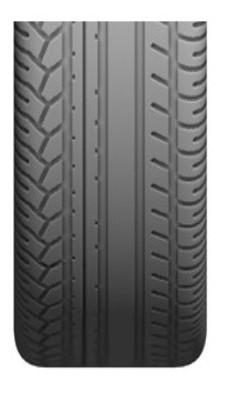
%> input picture Imagenes/2.jpg, 230 x 400 px
$ octave program.m   (GNU Octave 9; MATLAB toolbox functions it lacks are replaced by stand-ins)
%> lines starting %> are read from the running program, lines starting %| are printed output that depends on the picture; in (x1, y1, x2, y2) boxes, pixels count from 0 and x2, y2 are one past the last pixel; in counts of white or black regions, pixels touching at a corner belong together; the program's own positions count from 1
% Cargar la imagen del neumático
neumatico = imread('Imagenes\2.jpg');
%> neumatico is the input picture: size 400x230x3 uint8; min 16, max 255, mean 138.3

% Convertir la imagen en escala de grises
neumatico_gris = rgb2gray(neumatico);

% Aplicar un filtro de mediana para suavizar la imagen y reducir el ruido
neumatico_filtrado = medfilt2(neumatico_gris, [3 3]);

% Aplicar un umbral para segmentar la imagen en áreas de neumático y áreas de fondo
umbral = graythresh(neumatico_filtrado);
%> umbral = 0.678
neumatico_umbral = imbinarize(neumatico_filtrado, umbral);
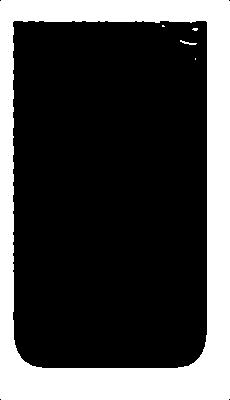
%> neumatico_umbral: size 400x230 logical; 27.8% white; 5 white regions (3 under 20 px), largest, box (x1, y1, x2, y2) and area: (0, 0, 230, 400) 25497, (180, 40, 197, 45) 34

% Calcular el área total del neumático
area_total = sum(neumatico_umbral(:));
%> area_total = 25552

% Calcular el área de las regiones con degradación
degradacion = imfill(neumatico_umbral, 'holes') - neumatico_umbral;
%> degradacion: size 400x230 double; values 0 (black) and 1 (white), 72.2% white; 5 black regions (3 under 20 px), largest, box (x1, y1, x2, y2) and area: (0, 0, 230, 400) 25501, (180, 40, 197, 45) 34
area_degradacion = sum(degradacion(:));
%> area_degradacion = 66444

% Calcular el porcentaje de degradación
porcentaje_degradacion = area_degradacion / area_total * 100;
%> porcentaje_degradacion = 260

% Muestra comparacion escala de grises original-procesada
figure;
subplot(1,2,1);
imshow(neumatico);
title('Imagen original');
subplot(1,2,2);
imshow(neumatico_gris);
title('Imagen en escala de grises');

% Muestra comparacion filtro mediana original-procesada
figure;
subplot(1,2,1);
imshow(neumatico_gris);
title('Imagen original');
subplot(1,2,2);
imshow(neumatico_filtrado);
title('Imagen con filtro');

% Muestra comparacion filtro mediana original-procesada
figure;
subplot(1,2,1);
imshow(neumatico_filtrado);
title('Imagen original');
subplot(1,2,2);
imshow(neumatico_umbral);
title('Imagen binarizada');

% Detectar los bordes del neumático utilizando el operador Canny
bordes_neumatico = edge(neumatico_filtrado, 'Canny');
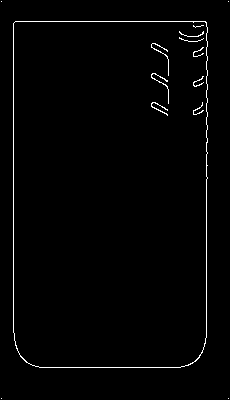
%> bordes_neumatico: size 400x230 logical; 1.5% white in thin lines or dots

% Dilatar los bordes del neumático para cerrar posibles huecos
se = strel('disk', 3);
bordes_neumatico = imdilate(bordes_neumatico, se);
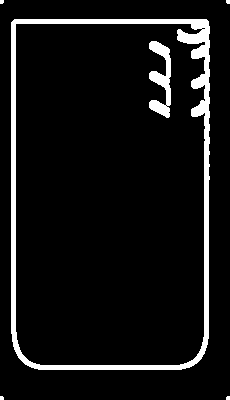
%> bordes_neumatico: size 400x230 logical; 7.7% white; 6 white regions (4 under 20 px), largest, box (x1, y1, x2, y2) and area: (11, 19, 210, 370) 6132, (149, 41, 171, 118) 867

% Extraer los bordes externos del neumático
bordes_externos = bwperim(bordes_neumatico);
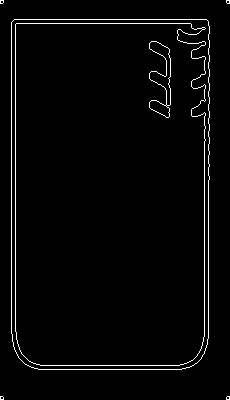
%> bordes_externos: size 400x230 logical; 2.7% white in thin lines or dots

% Calcular el área total del neumático
area_total = sum(bordes_externos(:));
%> area_total = 2462

% Calcular el área de las regiones con degradación
degradacion = imfill(bordes_externos, 'holes') - bordes_externos;
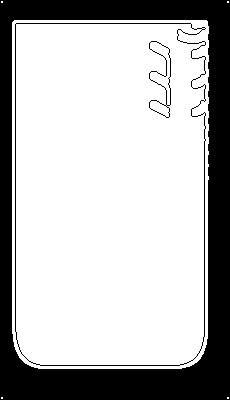
%> degradacion: size 400x230 double; values 0 (black) and 1 (white), 72.5% white; 3 black regions, box (x1, y1, x2, y2) and area: (0, 0, 230, 400) 23950, (15, 23, 206, 366) 1142, (149, 41, 171, 118) 224
area_degradacion = sum(degradacion(:));
%> area_degradacion = 66684

% Calcular el porcentaje de degradación
porcentaje_degradacion = area_degradacion / area_total * 100;
%> porcentaje_degradacion = 2708.5

% Muestra comparacion filtro mediana original-procesada
figure;
subplot(1,2,1);
imshow(bordes_neumatico);
title('Imagen original');
subplot(1,2,2);
imshow(bordes_externos);
title('Imagen bordes externos');

$ run again, with Imagenes/1.jpg copied over Imagenes/2.jpg
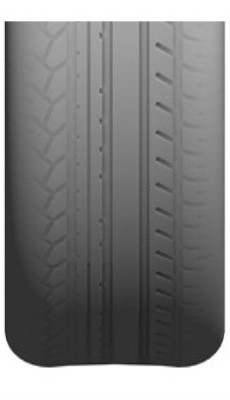
%> input picture Imagenes/1.jpg, 230 x 400 px
%> neumatico is the input picture: size 400x230x3 uint8; min 28, max 255, mean 128.2
%> umbral = 0.69
%> `neumatico_umbral = imbinarize(neumatico_filtrado, umbral);`:
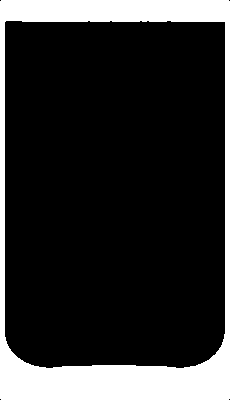
%> neumatico_umbral: size 400x230 logical; 18.3% white; 1 white region, box (x1, y1, x2, y2) and area: (0, 0, 230, 400) 16848
%> `area_total = sum(neumatico_umbral(:));`: area_total = 16848
%> `area_degradacion = sum(degradacion(:));`: area_degradacion = 75148
%> `porcentaje_degradacion = area_degradacion / area_total * 100;`: porcentaje_degradacion = 446
%> bordes_externos: size 400x230 logical; 2.4% white in thin lines or dots
%> `area_total = sum(bordes_externos(:));`: area_total = 2207
%> `degradacion = imfill(bordes_externos, 'holes') - bordes_externos;`:
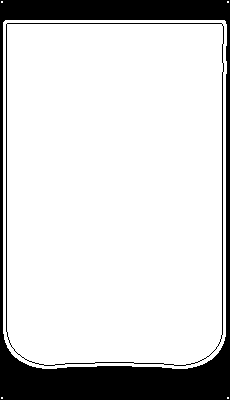
%> degradacion: size 400x230 double; values 0 (black) and 1 (white), 82.4% white; 2 black regions, box (x1, y1, x2, y2) and area: (0, 0, 230, 400) 15093, (6, 23, 224, 366) 1068
%> `area_degradacion = sum(degradacion(:));`: area_degradacion = 75839
%> `porcentaje_degradacion = area_degradacion / area_total * 100;`: porcentaje_degradacion = 3436.3

$ run again, with Imagenes/3.jpg copied over Imagenes/2.jpg
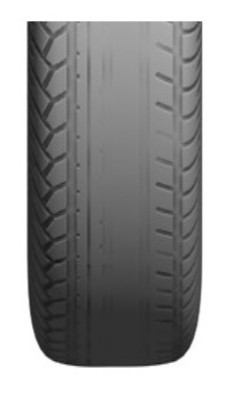
%> input picture Imagenes/3.jpg, 230 x 400 px
%> neumatico is the input picture: size 400x230x3 uint8; min 21, max 255, mean 152.6
%> umbral = 0.682
%> `neumatico_umbral = imbinarize(neumatico_filtrado, umbral);`:
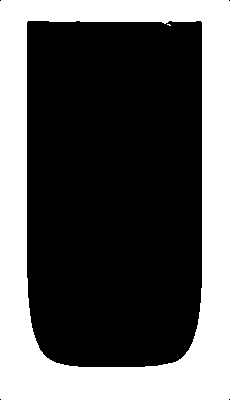
%> neumatico_umbral: size 400x230 logical; 35.9% white; 2 white regions (1 under 20 px), largest, box (x1, y1, x2, y2) and area: (0, 0, 230, 400) 33056
%> `area_total = sum(neumatico_umbral(:));`: area_total = 33061
%> `area_degradacion = sum(degradacion(:));`: area_degradacion = 58935
%> `porcentaje_degradacion = area_degradacion / area_total * 100;`: porcentaje_degradacion = 178.3
%> bordes_externos: size 400x230 logical; 2.2% white in thin lines or dots
%> `area_total = sum(bordes_externos(:));`: area_total = 1998
%> `degradacion = imfill(bordes_externos, 'holes') - bordes_externos;`:
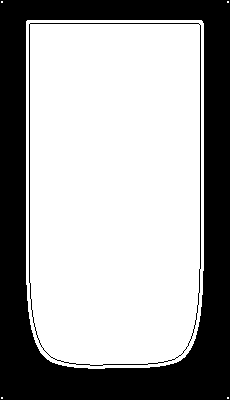
%> degradacion: size 400x230 double; values 0 (black) and 1 (white), 64.7% white; 2 black regions, box (x1, y1, x2, y2) and area: (0, 0, 230, 400) 31516, (29, 23, 201, 366) 963
%> `area_degradacion = sum(degradacion(:));`: area_degradacion = 59521
%> `porcentaje_degradacion = area_degradacion / area_total * 100;`: porcentaje_degradacion = 2979
